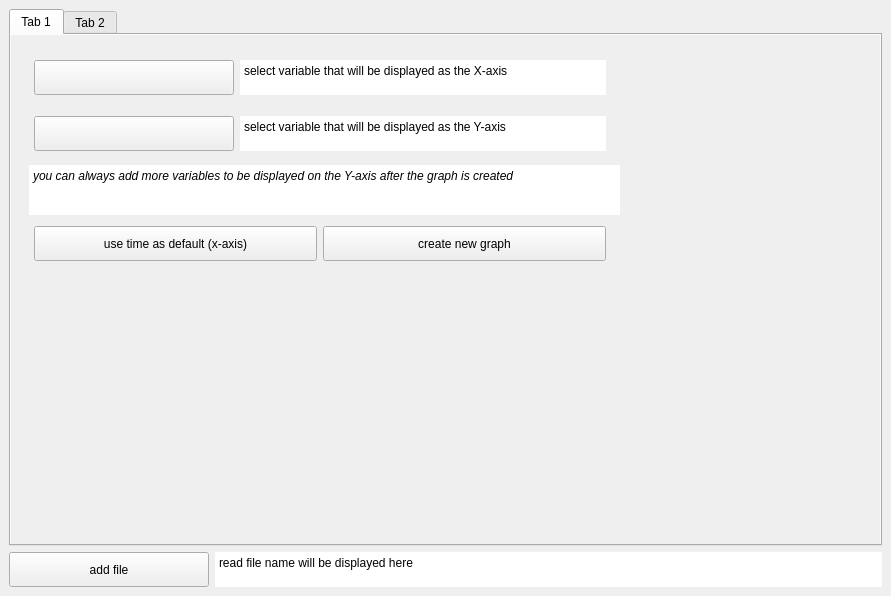
<?xml version="1.0" encoding="UTF-8"?>
<ui version="4.0">
 <class>MainWindow</class>
 <widget class="QMainWindow" name="MainWindow">
  <property name="geometry">
   <rect>
    <x>0</x>
    <y>0</y>
    <width>891</width>
    <height>596</height>
   </rect>
  </property>
  <property name="windowTitle">
   <string>MainWindow</string>
  </property>
  <widget class="QWidget" name="centralwidget">
   <property name="sizePolicy">
    <sizepolicy hsizetype="Maximum" vsizetype="Maximum">
     <horstretch>0</horstretch>
     <verstretch>0</verstretch>
    </sizepolicy>
   </property>
   <property name="minimumSize">
    <size>
     <width>891</width>
     <height>596</height>
    </size>
   </property>
   <property name="autoFillBackground">
    <bool>false</bool>
   </property>
   <layout class="QGridLayout" name="gridLayout_2">
    <property name="leftMargin">
     <number>0</number>
    </property>
    <property name="topMargin">
     <number>0</number>
    </property>
    <property name="rightMargin">
     <number>0</number>
    </property>
    <property name="bottomMargin">
     <number>0</number>
    </property>
    <property name="spacing">
     <number>0</number>
    </property>
    <item row="0" column="0">
     <widget class="QFrame" name="frame">
      <property name="frameShape">
       <enum>QFrame::Shape::NoFrame</enum>
      </property>
      <property name="frameShadow">
       <enum>QFrame::Shadow::Plain</enum>
      </property>
      <property name="lineWidth">
       <number>0</number>
      </property>
      <layout class="QGridLayout" name="gridLayout_3">
       <item row="1" column="0">
        <widget class="QFrame" name="frame_2">
         <property name="minimumSize">
          <size>
           <width>200</width>
           <height>30</height>
          </size>
         </property>
         <property name="maximumSize">
          <size>
           <width>16777215</width>
           <height>35</height>
          </size>
         </property>
         <property name="frameShape">
          <enum>QFrame::Shape::NoFrame</enum>
         </property>
         <property name="frameShadow">
          <enum>QFrame::Shadow::Plain</enum>
         </property>
         <property name="lineWidth">
          <number>0</number>
         </property>
         <layout class="QHBoxLayout" name="horizontalLayout">
          <property name="leftMargin">
           <number>0</number>
          </property>
          <property name="topMargin">
           <number>0</number>
          </property>
          <property name="rightMargin">
           <number>0</number>
          </property>
          <property name="bottomMargin">
           <number>0</number>
          </property>
          <item>
           <widget class="QPushButton" name="pushButton">
            <property name="minimumSize">
             <size>
              <width>200</width>
              <height>35</height>
             </size>
            </property>
            <property name="maximumSize">
             <size>
              <width>300</width>
              <height>16777215</height>
             </size>
            </property>
            <property name="text">
             <string>add file</string>
            </property>
           </widget>
          </item>
          <item>
           <widget class="QPlainTextEdit" name="plainTextEdit">
            <property name="minimumSize">
             <size>
              <width>100</width>
              <height>30</height>
             </size>
            </property>
            <property name="maximumSize">
             <size>
              <width>16777215</width>
              <height>40</height>
             </size>
            </property>
            <property name="frameShape">
             <enum>QFrame::Shape::NoFrame</enum>
            </property>
            <property name="frameShadow">
             <enum>QFrame::Shadow::Plain</enum>
            </property>
            <property name="lineWidth">
             <number>0</number>
            </property>
            <property name="plainText">
             <string>read file name will be displayed here</string>
            </property>
            <property name="backgroundVisible">
             <bool>false</bool>
            </property>
            <property name="centerOnScroll">
             <bool>false</bool>
            </property>
            <property name="placeholderText">
             <string>read file name will be displayed here</string>
            </property>
           </widget>
          </item>
         </layout>
        </widget>
       </item>
       <item row="0" column="0">
        <widget class="QTabWidget" name="tabWidget">
         <property name="currentIndex">
          <number>0</number>
         </property>
         <widget class="QWidget" name="tab">
          <attribute name="title">
           <string>Tab 1</string>
          </attribute>
          <layout class="QGridLayout" name="gridLayout">
           <property name="leftMargin">
            <number>0</number>
           </property>
           <property name="topMargin">
            <number>0</number>
           </property>
           <property name="rightMargin">
            <number>0</number>
           </property>
           <property name="bottomMargin">
            <number>0</number>
           </property>
           <item row="0" column="0">
            <widget class="QScrollArea" name="scrollArea">
             <property name="frameShape">
              <enum>QFrame::Shape::NoFrame</enum>
             </property>
             <property name="frameShadow">
              <enum>QFrame::Shadow::Plain</enum>
             </property>
             <property name="lineWidth">
              <number>0</number>
             </property>
             <property name="widgetResizable">
              <bool>true</bool>
             </property>
             <widget class="QWidget" name="scrollAreaWidgetContents">
              <property name="geometry">
               <rect>
                <x>0</x>
                <y>0</y>
                <width>865</width>
                <height>495</height>
               </rect>
              </property>
              <layout class="QVBoxLayout" name="verticalLayout">
               <item>
                <widget class="QFrame" name="fr1">
                 <property name="minimumSize">
                  <size>
                   <width>600</width>
                   <height>400</height>
                  </size>
                 </property>
                 <property name="maximumSize">
                  <size>
                   <width>600</width>
                   <height>600</height>
                  </size>
                 </property>
                 <property name="frameShape">
                  <enum>QFrame::Shape::NoFrame</enum>
                 </property>
                 <property name="frameShadow">
                  <enum>QFrame::Shadow::Plain</enum>
                 </property>
                 <property name="lineWidth">
                  <number>0</number>
                 </property>
                 <layout class="QVBoxLayout" name="verticalLayout_2">
                  <item>
                   <widget class="QFrame" name="frame_4">
                    <property name="minimumSize">
                     <size>
                      <width>0</width>
                      <height>35</height>
                     </size>
                    </property>
                    <property name="maximumSize">
                     <size>
                      <width>16777215</width>
                      <height>50</height>
                     </size>
                    </property>
                    <property name="frameShape">
                     <enum>QFrame::Shape::NoFrame</enum>
                    </property>
                    <property name="frameShadow">
                     <enum>QFrame::Shadow::Plain</enum>
                    </property>
                    <property name="lineWidth">
                     <number>0</number>
                    </property>
                    <layout class="QHBoxLayout" name="horizontalLayout_2">
                     <property name="leftMargin">
                      <number>5</number>
                     </property>
                     <property name="topMargin">
                      <number>5</number>
                     </property>
                     <property name="rightMargin">
                      <number>5</number>
                     </property>
                     <property name="bottomMargin">
                      <number>5</number>
                     </property>
                     <item>
                      <widget class="QPushButton" name="pushButton_3">
                       <property name="minimumSize">
                        <size>
                         <width>200</width>
                         <height>35</height>
                        </size>
                       </property>
                       <property name="maximumSize">
                        <size>
                         <width>300</width>
                         <height>35</height>
                        </size>
                       </property>
                       <property name="text">
                        <string/>
                       </property>
                      </widget>
                     </item>
                     <item>
                      <widget class="QPlainTextEdit" name="plainTextEdit_2">
                       <property name="maximumSize">
                        <size>
                         <width>16777215</width>
                         <height>35</height>
                        </size>
                       </property>
                       <property name="frameShape">
                        <enum>QFrame::Shape::NoFrame</enum>
                       </property>
                       <property name="frameShadow">
                        <enum>QFrame::Shadow::Plain</enum>
                       </property>
                       <property name="lineWidth">
                        <number>0</number>
                       </property>
                       <property name="plainText">
                        <string>select variable that will be displayed as the X-axis</string>
                       </property>
                      </widget>
                     </item>
                    </layout>
                   </widget>
                  </item>
                  <item>
                   <widget class="QFrame" name="frame_5">
                    <property name="minimumSize">
                     <size>
                      <width>0</width>
                      <height>40</height>
                     </size>
                    </property>
                    <property name="maximumSize">
                     <size>
                      <width>16777215</width>
                      <height>50</height>
                     </size>
                    </property>
                    <property name="frameShape">
                     <enum>QFrame::Shape::NoFrame</enum>
                    </property>
                    <property name="frameShadow">
                     <enum>QFrame::Shadow::Plain</enum>
                    </property>
                    <property name="lineWidth">
                     <number>0</number>
                    </property>
                    <layout class="QHBoxLayout" name="horizontalLayout_3">
                     <property name="leftMargin">
                      <number>5</number>
                     </property>
                     <property name="topMargin">
                      <number>5</number>
                     </property>
                     <property name="rightMargin">
                      <number>5</number>
                     </property>
                     <property name="bottomMargin">
                      <number>5</number>
                     </property>
                     <item>
                      <widget class="QPushButton" name="pushButton_4">
                       <property name="minimumSize">
                        <size>
                         <width>200</width>
                         <height>35</height>
                        </size>
                       </property>
                       <property name="maximumSize">
                        <size>
                         <width>300</width>
                         <height>35</height>
                        </size>
                       </property>
                       <property name="text">
                        <string/>
                       </property>
                      </widget>
                     </item>
                     <item>
                      <widget class="QPlainTextEdit" name="plainTextEdit_3">
                       <property name="minimumSize">
                        <size>
                         <width>0</width>
                         <height>35</height>
                        </size>
                       </property>
                       <property name="maximumSize">
                        <size>
                         <width>16777215</width>
                         <height>35</height>
                        </size>
                       </property>
                       <property name="frameShape">
                        <enum>QFrame::Shape::NoFrame</enum>
                       </property>
                       <property name="frameShadow">
                        <enum>QFrame::Shadow::Plain</enum>
                       </property>
                       <property name="lineWidth">
                        <number>0</number>
                       </property>
                       <property name="plainText">
                        <string>select variable that will be displayed as the Y-axis</string>
                       </property>
                      </widget>
                     </item>
                    </layout>
                   </widget>
                  </item>
                  <item>
                   <widget class="QPlainTextEdit" name="plainTextEdit_4">
                    <property name="minimumSize">
                     <size>
                      <width>600</width>
                      <height>0</height>
                     </size>
                    </property>
                    <property name="maximumSize">
                     <size>
                      <width>600</width>
                      <height>50</height>
                     </size>
                    </property>
                    <property name="font">
                     <font>
                      <pointsize>9</pointsize>
                      <italic>true</italic>
                      <bold>false</bold>
                      <kerning>true</kerning>
                     </font>
                    </property>
                    <property name="frameShape">
                     <enum>QFrame::Shape::NoFrame</enum>
                    </property>
                    <property name="frameShadow">
                     <enum>QFrame::Shadow::Plain</enum>
                    </property>
                    <property name="lineWidth">
                     <number>0</number>
                    </property>
                    <property name="plainText">
                     <string>you can always add more variables to be displayed on the Y-axis after the graph is created</string>
                    </property>
                   </widget>
                  </item>
                  <item>
                   <widget class="QFrame" name="frame_6">
                    <property name="minimumSize">
                     <size>
                      <width>0</width>
                      <height>40</height>
                     </size>
                    </property>
                    <property name="maximumSize">
                     <size>
                      <width>16777215</width>
                      <height>50</height>
                     </size>
                    </property>
                    <property name="frameShape">
                     <enum>QFrame::Shape::NoFrame</enum>
                    </property>
                    <property name="frameShadow">
                     <enum>QFrame::Shadow::Plain</enum>
                    </property>
                    <property name="lineWidth">
                     <number>0</number>
                    </property>
                    <layout class="QHBoxLayout" name="horizontalLayout_4">
                     <property name="leftMargin">
                      <number>5</number>
                     </property>
                     <property name="topMargin">
                      <number>5</number>
                     </property>
                     <property name="rightMargin">
                      <number>5</number>
                     </property>
                     <property name="bottomMargin">
                      <number>5</number>
                     </property>
                     <item>
                      <widget class="QPushButton" name="pushButton_5">
                       <property name="minimumSize">
                        <size>
                         <width>0</width>
                         <height>35</height>
                        </size>
                       </property>
                       <property name="maximumSize">
                        <size>
                         <width>300</width>
                         <height>35</height>
                        </size>
                       </property>
                       <property name="text">
                        <string>use time as default (x-axis)</string>
                       </property>
                      </widget>
                     </item>
                     <item>
                      <widget class="QPushButton" name="pushButton_2">
                       <property name="minimumSize">
                        <size>
                         <width>0</width>
                         <height>35</height>
                        </size>
                       </property>
                       <property name="maximumSize">
                        <size>
                         <width>300</width>
                         <height>35</height>
                        </size>
                       </property>
                       <property name="text">
                        <string>create new graph</string>
                       </property>
                      </widget>
                     </item>
                    </layout>
                   </widget>
                  </item>
                  <item>
                   <spacer name="verticalSpacer">
                    <property name="orientation">
                     <enum>Qt::Orientation::Vertical</enum>
                    </property>
                    <property name="sizeHint" stdset="0">
                     <size>
                      <width>20</width>
                      <height>40</height>
                     </size>
                    </property>
                   </spacer>
                  </item>
                 </layout>
                </widget>
               </item>
              </layout>
             </widget>
            </widget>
           </item>
          </layout>
         </widget>
         <widget class="QWidget" name="tab_2">
          <attribute name="title">
           <string>Tab 2</string>
          </attribute>
          <layout class="QGridLayout" name="gridLayout_4">
           <property name="leftMargin">
            <number>0</number>
           </property>
           <property name="topMargin">
            <number>0</number>
           </property>
           <property name="rightMargin">
            <number>0</number>
           </property>
           <property name="bottomMargin">
            <number>0</number>
           </property>
           <item row="0" column="0">
            <widget class="QTableWidget" name="tableWidget">
             <property name="frameShape">
              <enum>QFrame::Shape::NoFrame</enum>
             </property>
             <property name="frameShadow">
              <enum>QFrame::Shadow::Plain</enum>
             </property>
             <property name="lineWidth">
              <number>0</number>
             </property>
            </widget>
           </item>
          </layout>
         </widget>
        </widget>
       </item>
      </layout>
     </widget>
    </item>
   </layout>
  </widget>
 </widget>
 <resources/>
 <connections/>
</ui>
